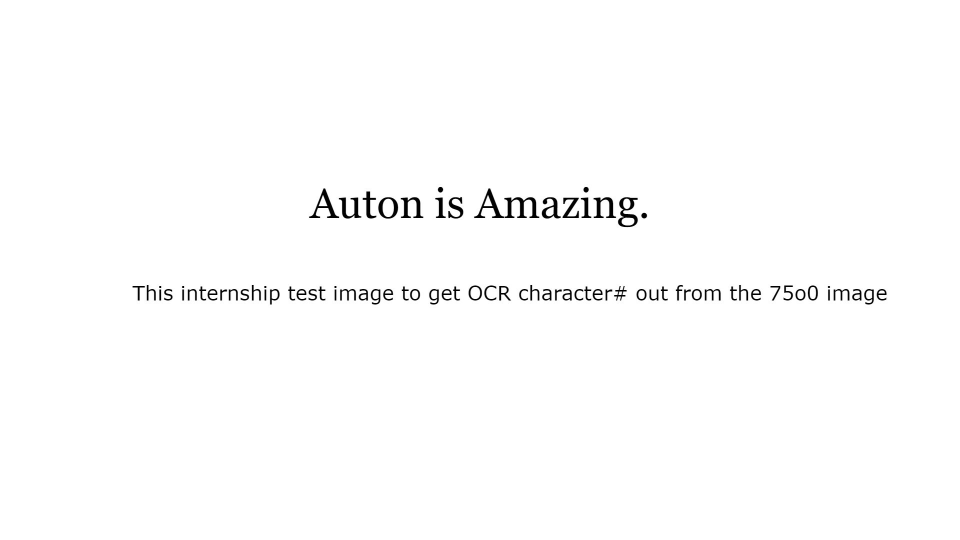
#> input picture OCR/sample1.jpg, 1920 x 1080 px (shown at 1/2 size)
$ python new.py
#> lines starting #> are read from the running program, lines starting #| are printed output that depends on the picture; after the words box and inside, x2 and y2 are one past the last pixel; in counts of white or black regions, pixels touching at a corner belong together
import pytesseract
import cv2
import numpy as np

img = cv2.imread('sample1.jpg')
#> img is the input picture: shape (1080, 1920, 3); min 0, max 255, mean 252.4

#  img = cv2.resize(img, None, fx=1.2, fy=1.2, interpolation=cv2.INTER_CUBIC)
img = cv2.resize(img, None, fx=2, fy=2)
#> img: shape (2160, 3840, 3)

img = cv2.cvtColor(img, cv2.COLOR_BGR2GRAY)
#> img: shape (2160, 3840)

kernel = np.ones((1, 1), np.uint8)
img = cv2.dilate(img, kernel, iterations=1)
img = cv2.erode(img, kernel, iterations=1)

img = cv2.threshold(cv2.medianBlur(img, 3), 0, 255,
                    cv2.THRESH_BINARY + cv2.THRESH_OTSU)[1]
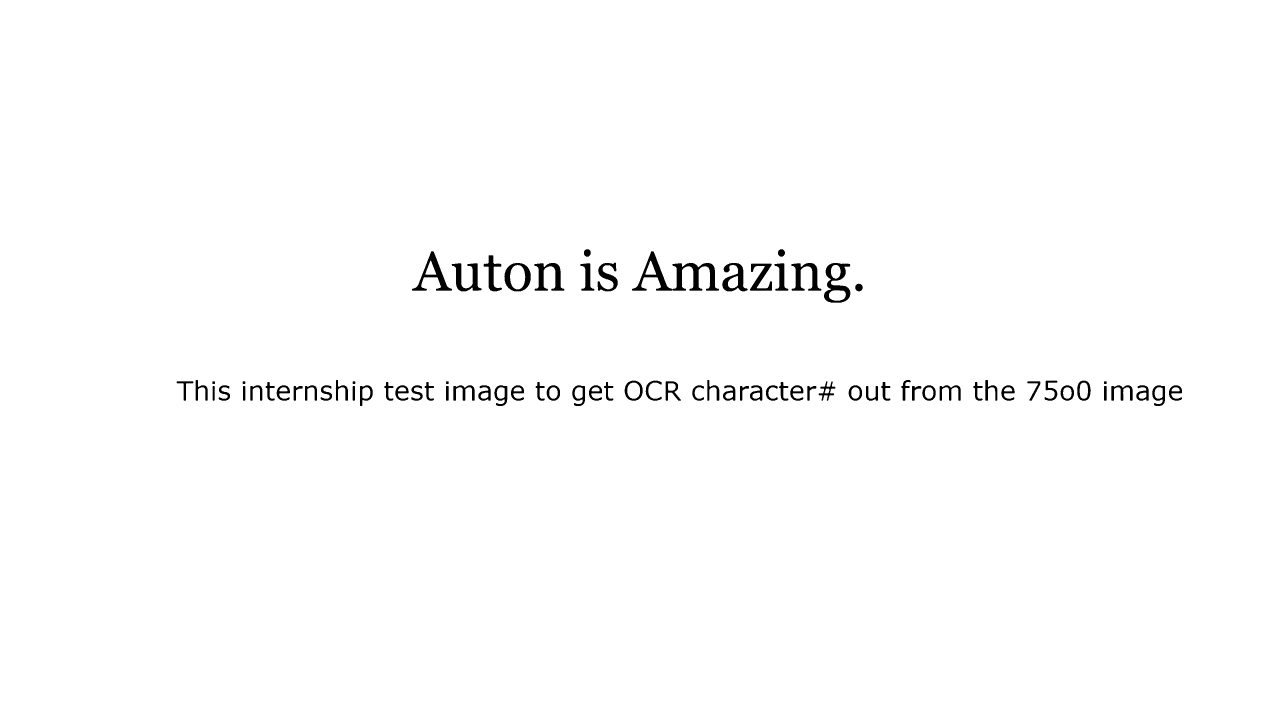
#> img: shape (2160, 3840) (shown at 1/3 size); 98.9% white; 81 black regions, largest, box (x1, y1, x2, y2) and area: (1896, 754, 2157, 872) 8728, (2472, 789, 2551, 908) 4030, (1236, 754, 1356, 872) 3742

cv2.imwrite('thresh.jpg', img)

pytesseract.pytesseract.tesseract_cmd = r'C:\Program Files\Tesseract-OCR\tesseract'

for psm in range(6, 13+1):
    config = '--oem 3 --psm %d' % psm
#> (the run stopped early here; a loop or call above may not have finished)

$ run again, with OCR/sample3.png saved as OCR/sample1.jpg
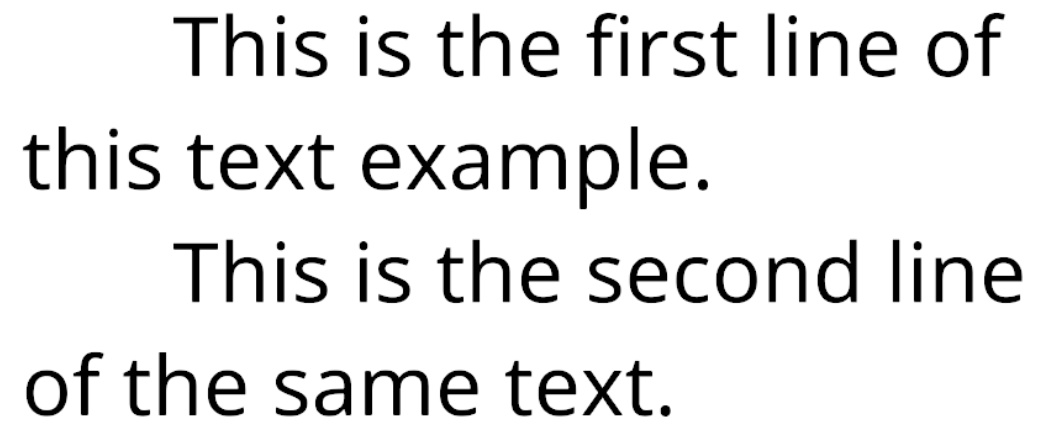
#> input picture OCR/sample3.png, 1051 x 439 px
#> img is the input picture: shape (439, 1051, 3); min 0, max 255, mean 231
#> `img = cv2.threshold(cv2.medianBlur(img, 3), 0, 255, cv2.THRESH_BINARY ..`:
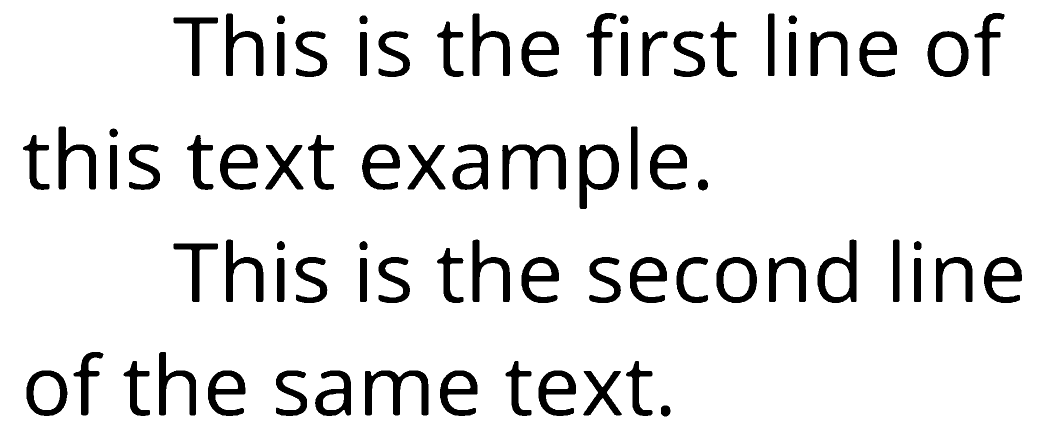
#> img: shape (878, 2102) (shown at 1/2 size); 90.4% white; 77 black regions, largest, box (x1, y1, x2, y2) and area: (730, 741, 857, 831) 4591, (1004, 289, 1132, 379) 4573, (1159, 289, 1238, 418) 4076
